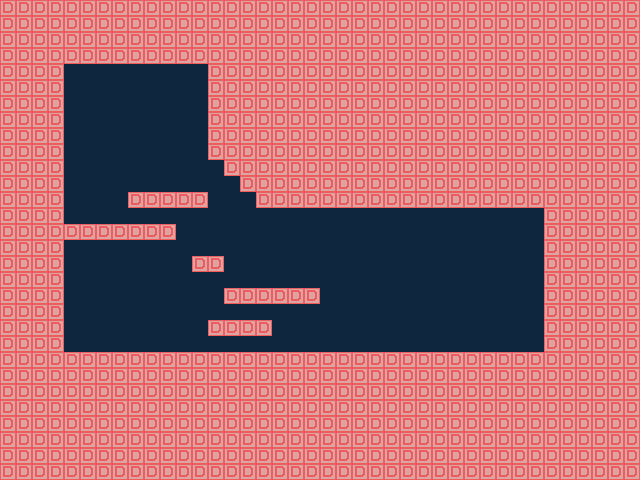

The image is a tile-based game level rendered from a .tmx file. Its description and source (layers, tilesets, objects; grid data summarised) follow:
An orthogonal 40x30 tile map with 16x16 px tiles, 2 tile layers (main, meta), 2 tilesets.

<map version="1.0" orientation="orthogonal" width="40" height="30" tilewidth="16" tileheight="16" backgroundcolor="#0f273e">
 <properties>
  <property name="next" value="test2.tmx" />
 </properties>
 <tileset firstgid="1" name="White" tilewidth="16" tileheight="16">
  <image source="tiles.png" trans="47316d" width="64" height="32" />
 </tileset>
 <tileset firstgid="9" name="Meta" tilewidth="16" tileheight="16">
  <properties>
   <property name="meta" value="1" />
  </properties>
  <image source="metatiles.png" trans="47316d" width="32" height="16" />
  <tile id="0">
   <properties>
    <property name="dense" value="1" />
   </properties>
  </tile>
  <tile id="1">
   <properties>
    <property name="jump_through" value="1" />
   </properties>
  </tile>
 </tileset>
 <layer name="main" width="40" height="30">
  <data>[1200 cells, 867 non-empty, 1 distinct tile ids]</data>
 </layer>
 <layer name="meta" width="40" height="30">
  <data>[1200 cells, 867 non-empty, 1 distinct tile ids]</data>
 </layer>
</map>